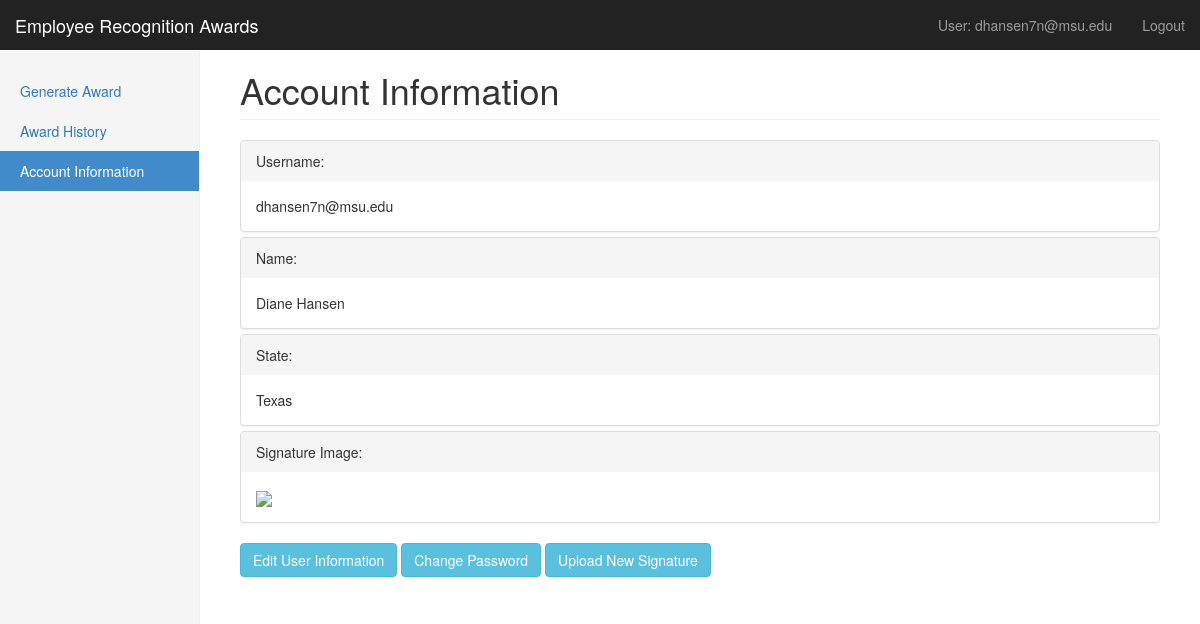
Screenshot of /site/userAccount.php (signed in) with the database file from the repository.
### tables this page shows
CREATE TABLE `award_user`(
`id` int AUTO_INCREMENT NOT NULL,
`first_name`varchar(25),
`last_name` varchar(25),
`email` varchar(100) NOT NULL UNIQUE,
`password` varchar(25) NOT NULL,
`sig` mediumblob, 
`state` varchar(25),
`act_id` int NOT NULL,
`created` timestamp NOT NULL DEFAULT CURRENT_TIMESTAMP,
PRIMARY KEY (`id`),
FOREIGN KEY (act_id) REFERENCES act_type(id)
);

### site/userAccount.php (the view, shortened to what this page needs)
<?php
$mysqli = new mysqli(DB_HOST,DB_USER,DB_PASSWORD,DB_DB);
?>
<!DOCTYPE html>
<html lang="en">
<head>
    <link href="css/bootstrap.min.css" rel="stylesheet">
    <link href="dashboard.css" rel="stylesheet">
</head>
<body>
<nav class="navbar navbar-inverse navbar-fixed-top">
    <div class="container-fluid">
        <div class="navbar-header">
            <a class="navbar-brand" href="generateAward.php">Employee Recognition Awards</a>
        </div>
        <div id="navbar" class="navbar-collapse collapse">
            <ul class="nav navbar-nav navbar-right">
                <li><a href="userAccount.php">User: <?php echo $_SESSION["username"] ?></a></li>
                <li><a href="logout.php">Logout</a></li>
            </ul>
        </div>
    </div>
</nav>
<div class="container-fluid">
    <div class="row">
        <div class="col-sm-3 col-md-2 sidebar">
            <ul class="nav nav-sidebar">
                <li><a href="generateAward.php">Generate Award </a></li>
                <li><a href="awardHistory.php">Award History</a></li>
                <li class="active"><a href="userAccount.php">Account Information<span class="sr-only">(current)</span></a></li>
            </ul>
        </div>
        <div class="col-sm-9 col-sm-offset-3 col-md-10 col-md-offset-2 main">
            <h1 class="page-header">Account Information</h1>
            <div class="panel-group">
                <div class="panel panel-default">
                    <div class="panel-heading">Username: </div>
                    <div class="panel-body"><?php echo $_SESSION["username"] ?></div>
                </div>
                <div class="panel panel-default">
                    <div class="panel-heading">Name: </div>
                    <div class="panel-body">
                        <?php
                        if(!($stmt = $mysqli->prepare("SELECT first_name, last_name FROM award_user WHERE id=?"))){
                            echo "Prepare failed: "  . $stmt->errno . " " . $stmt->error;
                        }
                        $stmt->bind_param("s", $_SESSION["user_id"]);
                        if(!$stmt->execute()){
                            echo "Execute failed: "  . $mysqli->connect_errno . " " . $mysqli->connect_error;
                        }
                        if(!$stmt->bind_result($first_name, $last_name)){
                            echo "Bind failed: "  . $mysqli->connect_errno . " " . $mysqli->connect_error;
                        }
                        while($stmt->fetch()){
                            echo $first_name . ' ' . $last_name;
                        }
                        ?>
                    </div>
                </div>
                <div class="panel panel-default">
                    <div class="panel-heading">State: </div>
                    <div class="panel-body">
                        <?php
                        if(!($stmt = $mysqli->prepare("SELECT state FROM award_user WHERE id=?"))){
                            echo "Prepare failed: "  . $stmt->errno . " " . $stmt->error;
                        }
                        $stmt->bind_param("s", $_SESSION["user_id"]);
                        if(!$stmt->execute()){
                            echo "Execute failed: "  . $mysqli->connect_errno . " " . $mysqli->connect_error;
                        }
                        if(!$stmt->bind_result($state)){
                            echo "Bind failed: "  . $mysqli->connect_errno . " " . $mysqli->connect_error;
                        }
                        while($stmt->fetch()){
                            echo $state;
                        }
                        ?>
                    </div>
                </div>
                <div class="panel panel-default">
                    <div class="panel-heading">Signature Image: </div>
                    <div class="panel-body"><img src="JoeSmith.jpg"></div>
                </div>
            </div>
            <a href="editUserAccount.php" class="btn btn-info" role="button">Edit User Information</a>
            <a href="changePassword.php" class="btn btn-info" role="button">Change Password</a>
            <a href="newSignature.php" class="btn btn-info" role="button">Upload New Signature</a>
        </div>
    </div>
</div>
</body>
</html>

### site/dashboard.css (style rules this page uses)
body { padding-top: 50px; }
.navbar-fixed-top { border: 0; }
.sidebar { display: none; }
@media (min-width: 768px) { .sidebar { position: fixed; top: 51px; bottom: 0; left: 0; z-index: 1000; display: block; padding: 20px; overflow-x: hidden; overflow-y: auto; background-color: #f5f5f5; border-right: 1px solid #eee; } }
.nav-sidebar { margin-right: -21px; margin-bottom: 20px; margin-left: -20px; }
.nav-sidebar > li > a { padding-right: 20px; padding-left: 20px; }
.nav-sidebar > .active > a, .nav-sidebar > .active > a:hover, .nav-sidebar > .active > a:focus { color: #fff; background-color: #428bca; }
.main { padding: 20px; }
@media (min-width: 768px) { .main { padding-right: 40px; padding-left: 40px; } }
.main .page-header { margin-top: 0; }

### rows the page displays
award_user: first_name "Diane", last_name "Hansen", state "Texas"

### other values shown
$_SESSION["username"] "dhansen7n@msu.edu"
